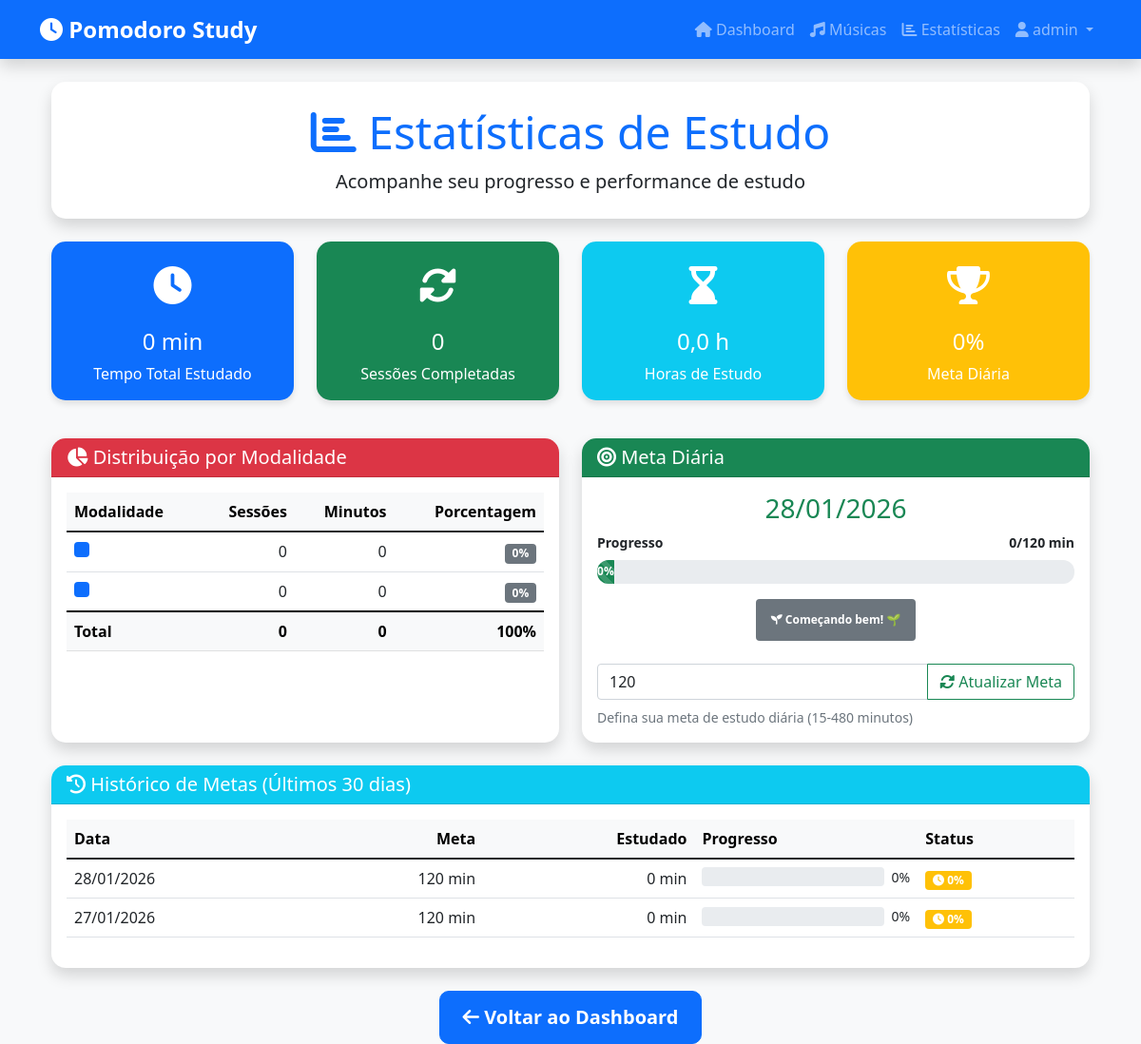
Page /estatisticas/ (signed in) on the committed database.
### pomodoro_app/models.py (models this page shows)
class MetaDiaria(models.Model):
    user = models.ForeignKey(User, on_delete=models.CASCADE, related_name='metas_diarias')
    data = models.DateField(default=timezone.now)
    meta_minutos = models.IntegerField(default=120)
    minutos_estudados = models.IntegerField(default=0)
    concluida = models.BooleanField(default=False)
    class Meta:
        unique_together = ['user', 'data']
        ordering = ['-data']
    def progresso_porcentagem(self):
        if self.meta_minutos > 0:
            return min(100, (self.minutos_estudados / self.meta_minutos) * 100)
        return 0

### pomodoro_app/views.py (the view)
# urls.py: path('estatisticas/', views.estatisticas, name='estatisticas'),
@login_required
def estatisticas(request):
    total_sessoes = PomodoroSession.objects.filter(user=request.user).count()
    total_minutos_result = PomodoroSession.objects.filter(
        user=request.user
    ).aggregate(total=Sum('tempo_total_estudado'))
    total_minutos = total_minutos_result['total'] or 0
    modalidades_raw = PomodoroSession.objects.filter(user=request.user)
    modalidades_data = []
    for tecnica, display in PomodoroSession.TECNICA_CHOICES:
        sessoes_tecnica = modalidades_raw.filter(tecnica=tecnica)
        total_sessoes_tecnica = sessoes_tecnica.count()
        total_minutos_tecnica = sessoes_tecnica.aggregate(
            total=Sum('tempo_total_estudado')
        )['total'] or 0
        if total_sessoes > 0:
            porcentagem = (total_minutos_tecnica / total_minutos * 100) if total_minutos > 0 else 0
        else:
            porcentagem = 0
        modalidades_data.append({
            'tecnica': tecnica,
            'tecnica_display': display,
            'total': total_sessoes_tecnica,
            'minutos': total_minutos_tecnica,
            'porcentagem': round(porcentagem, 1)
        })
    meta_hoje, created = MetaDiaria.objects.get_or_create(
        user=request.user,
        data=timezone.now().date()
    )
    historico_metas = MetaDiaria.objects.filter(
        user=request.user
    ).order_by('-data')[:30]
    contexto = {
        'total_sessoes': total_sessoes,
        'total_minutos': total_minutos,
        'total_horas': round(total_minutos / 60, 1),
        'modalidades': modalidades_data,
        'meta_hoje': meta_hoje,
        'historico_metas': historico_metas,
    }
    return render(request, 'pomodoro_app/estatisticas.html', contexto)

### templates/pomodoro_app/estatisticas.html (shortened to what this page needs)
{% extends 'base.html' %}
{% block content %}
<div class="container-fluid mt-3">
    <div class="row mb-4">
        <div class="col-12">
            <div class="card shadow border-0">
                <div class="card-body text-center py-4">
                    <h1 class="display-5 text-primary">
                        <i class="fas fa-chart-bar"></i> Estatísticas de Estudo
                    </h1>
                    <p class="lead mb-0">Acompanhe seu progresso e performance de estudo</p>
                </div>
            </div>
        </div>
    </div>
    <div class="row mb-4">
        <div class="col-md-3 mb-3">
            <div class="card stat-card bg-primary text-white">
                <div class="card-body text-center">
                    <div class="stat-icon">
                        <i class="fas fa-clock"></i>
                    </div>
                    <h4 class="card-title">{{ total_minutos }} min</h4>
                    <p class="card-text">Tempo Total Estudado</p>
                </div>
            </div>
        </div>
        <div class="col-md-3 mb-3">
            <div class="card stat-card bg-success text-white">
                <div class="card-body text-center">
                    <div class="stat-icon">
                        <i class="fas fa-sync-alt"></i>
                    </div>
                    <h4 class="card-title">{{ total_sessoes }}</h4>
                    <p class="card-text">Sessões Completadas</p>
                </div>
            </div>
        </div>
        <div class="col-md-3 mb-3">
            <div class="card stat-card bg-info text-white">
                <div class="card-body text-center">
                    <div class="stat-icon">
                        <i class="fas fa-hourglass-end"></i>
                    </div>
                    <h4 class="card-title">{{ total_horas }} h</h4>
                    <p class="card-text">Horas de Estudo</p>
                </div>
            </div>
        </div>
        <div class="col-md-3 mb-3">
            <div class="card stat-card bg-warning text-white">
                <div class="card-body text-center">
                    <div class="stat-icon">
                        <i class="fas fa-trophy"></i>
                    </div>
                    <h4 class="card-title">{{ meta_hoje.progresso_porcentagem|floatformat:0 }}%</h4>
                    <p class="card-text">Meta Diária</p>
                </div>
            </div>
        </div>
    </div>
    <div class="row">
        <div class="col-lg-6 mb-4">
            <div class="card shadow border-0 h-100">
                <div class="card-header bg-danger text-white">
                    <h5 class="mb-0">
                        <i class="fas fa-chart-pie"></i> Distribuição por Modalidade
                    </h5>
                </div>
                <div class="card-body">
                    <div class="table-responsive">
                        <table class="table table-hover">
                            <thead class="table-light">
                                <tr>
                                    <th>Modalidade</th>
                                    <th class="text-end">Sessões</th>
                                    <th class="text-end">Minutos</th>
                                    <th class="text-end">Porcentagem</th>
                                </tr>
                            </thead>
                            <tbody>
                                {% for modalidade in modalidades %}
                                <tr>
                                    <td>
                                        <span class="badge bg-{% if modalidade.modalidade == 'foco' %}danger{% elif modalidade.modalidade == 'revisao' %}info{% elif modalidade.modalidade == 'pratica' %}warning{% else %}primary{% endif %} p-2">
                                        </span>
                                    </td>
                                    <td class="text-end">{{ modalidade.total }}</td>
                                    <td class="text-end">{{ modalidade.minutos }}</td>
                                    <td class="text-end">
                                        <span class="badge bg-secondary">
                                            {{ modalidade.porcentagem }}%
                                        </span>
                                    </td>
                                </tr>
                                {% endfor %}
                            </tbody>
                            {% if modalidades %}
                            <tfoot class="table-light">
                                <tr>
                                    <th>Total</th>
                                    <th class="text-end">{{ total_sessoes }}</th>
                                    <th class="text-end">{{ total_minutos }}</th>
                                    <th class="text-end">100%</th>
                                </tr>
                            </tfoot>
                            {% endif %}
                        </table>
                    </div>
                </div>
            </div>
        </div>
        <div class="col-lg-6 mb-4">
            <div class="card shadow border-0 h-100">
                <div class="card-header bg-success text-white">
                    <h5 class="mb-0">
                        <i class="fas fa-bullseye"></i> Meta Diária
                    </h5>
                </div>
                <div class="card-body">
                    <div class="text-center mb-4">
                        <h3 class="text-success">{{ meta_hoje.data|date:"d/m/Y" }}</h3>
                        <div class="d-flex justify-content-between align-items-center mb-2">
                            <small class="fw-bold">Progresso</small>
                            <small class="fw-bold">{{ meta_hoje.minutos_estudados }}/{{ meta_hoje.meta_minutos }} min</small>
                        </div>
                        <div class="progress progress-thick mb-3">
                            <div class="progress-bar progress-bar-striped progress-bar-animated bg-success"
                                 role="progressbar"
                                 style="width: {{ meta_hoje.progresso_porcentagem }}%">
                                <span class="fw-bold">{{ meta_hoje.progresso_porcentagem|floatformat:0 }}%</span>
                            </div>
                        </div>
                        <div class="mt-3">
                            {% if meta_hoje.progresso_porcentagem >= 100 %}
                            <span class="badge bg-success p-3">
                                <i class="fas fa-trophy"></i> Meta Atingida! 🎉
                            </span>
                            {% elif meta_hoje.progresso_porcentagem >= 75 %}
                            <span class="badge bg-warning p-3">
                                <i class="fas fa-fire"></i> Quase lá! 🔥
                            </span>
                            {% elif meta_hoje.progresso_porcentagem >= 50 %}
                            <span class="badge bg-info p-3">
                                <i class="fas fa-running"></i> Metade do caminho! 🏃
                            </span>
                            {% else %}
                            <span class="badge bg-secondary p-3">
                                <i class="fas fa-seedling"></i> Começando bem! 🌱
                            </span>
                            {% endif %}
                        </div>
                    </div>
                    <form method="post" action="{% url 'pomodoro:atualizar_meta' %}">
                        <div class="input-group">
                            <input type="number" name="meta_minutos"
                                   class="form-control"
                                   value="{{ meta_hoje.meta_minutos }}"
                                   min="15" max="480" required>
                            <button class="btn btn-outline-success" type="submit">
                                <i class="fas fa-sync-alt"></i> Atualizar Meta
                            </button>
                        </div>
                        <small class="text-muted mt-2 d-block">
                            Defina sua meta de estudo diária (15-480 minutos)
                        </small>
                    </form>
                </div>
            </div>
        </div>
    </div>
    <div class="row mb-4">
        <div class="col-12">
            <div class="card shadow border-0">
                <div class="card-header bg-info text-white">
                    <h5 class="mb-0">
                        <i class="fas fa-history"></i> Histórico de Metas (Últimos 30 dias)
                    </h5>
                </div>
                <div class="card-body">
                    <div class="table-responsive">
                        <table class="table table-hover">
                            <thead class="table-light">
                                <tr>
                                    <th>Data</th>
                                    <th class="text-end">Meta</th>
                                    <th class="text-end">Estudado</th>
                                    <th>Progresso</th>
                                    <th>Status</th>
                                </tr>
                            </thead>
                            <tbody>
                                {% for meta in historico_metas %}
                                <tr>
                                    <td>{{ meta.data|date:"d/m/Y" }}</td>
                                    <td class="text-end">{{ meta.meta_minutos }} min</td>
                                    <td class="text-end">{{ meta.minutos_estudados }} min</td>
                                    <td>
                                        <div class="d-flex align-items-center">
                                            <div class="progress flex-grow-1 me-2" style="height: 20px;">
                                            </div>
                                            <small class="text-nowrap">{{ meta.progresso_porcentagem|floatformat:0 }}%</small>
                                        </div>
                                    </td>
                                    <td>
                                        {% if meta.progresso_porcentagem >= 100 %}
                                        <span class="badge bg-success">
                                            <i class="fas fa-check"></i> Concluída
                                        </span>
                                        {% else %}
                                        <span class="badge bg-warning">
                                            <i class="fas fa-clock"></i> {{ meta.progresso_porcentagem|floatformat:0 }}%
                                        </span>
                                        {% endif %}
                                    </td>
                                </tr>
                                {% endfor %}
                            </tbody>
                        </table>
                    </div>
                </div>
            </div>
        </div>
    </div>
    <div class="row">
        <div class="col-12 text-center">
            <a href="{% url 'pomodoro:dashboard' %}" class="btn btn-primary btn-lg">
                <i class="fas fa-arrow-left"></i> Voltar ao Dashboard
            </a>
        </div>
    </div>
</div>
{% endblock %}

### templates/base.html (shortened to what this page needs)
<!DOCTYPE html>
<html lang="pt-br">
<head>
    <link href="https://cdn.jsdelivr.net/npm/bootstrap@5.1.3/dist/css/bootstrap.min.css" rel="stylesheet">
    <link rel="stylesheet" href="https://cdnjs.cloudflare.com/ajax/libs/font-awesome/6.0.0/css/all.min.css">
    </head>
    <body>
        <nav class="navbar navbar-expand-lg navbar-dark bg-primary shadow">
        <div class="container">
            <a class="navbar-brand" href="{% url 'pomodoro:dashboard' %}">
                <i class="fas fa-clock"></i> Pomodoro Study
            </a>
            <div class="collapse navbar-collapse" id="navbarNav">
                <ul class="navbar-nav ms-auto">
                    {% if user.is_authenticated %}
                        <li class="nav-item">
                            <a class="nav-link" href="{% url 'pomodoro:dashboard' %}">
                                <i class="fas fa-home"></i> Dashboard
                            </a>
                        </li>
                        <li class="nav-item">
                            <a class="nav-link" href="{% url 'pomodoro:musicas' %}">
                                <i class="fas fa-music"></i> Músicas
                            </a>
                        </li>
                        <li class="nav-item">
                            <a class="nav-link" href="{% url 'pomodoro:estatisticas' %}">
                                <i class="fas fa-chart-bar"></i> Estatísticas
                            </a>
                        </li>
                        <li class="nav-item dropdown">
                            <a class="nav-link dropdown-toggle" href="#" id="navbarDropdown" role="button" data-bs-toggle="dropdown">
                                <i class="fas fa-user"></i> {{ user.username }}
                            </a>
                        </li>
                    {% else %}
                        <li class="nav-item">
                            <a class="nav-link" href="{% url 'login' %}">
                                <i class="fas fa-sign-in-alt"></i> Entrar
                            </a>
                        </li>
                    {% endif %}
                </ul>
            </div>
        </div>
    </nav>
    <div class="container mt-4">
        {% block content %}
        {% endblock %}
    </div>
</body>
</html>

### rows in the picture
MetaDiaria: progresso_porcentagem "0", data "28/01/2026", minutos_estudados "0", meta_minutos "120"
MetaDiaria: data "27/01/2026", meta_minutos "120", minutos_estudados "0", progresso_porcentagem "0"

### other values in the picture
{{ user.username }} "admin"
{{ total_minutos }} "0"
{{ total_sessoes }} "0"
{{ total_horas }} "0,0"
{{ modalidade.total }} "0" "0"
{{ modalidade.minutos }} "0" "0"
{{ modalidade.porcentagem }} "0" "0"
